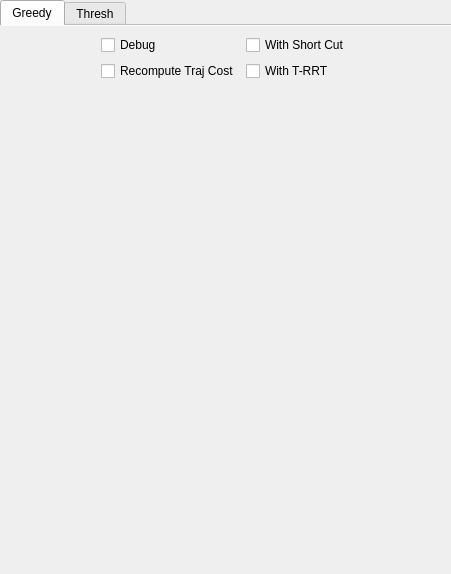
<?xml version="1.0" encoding="UTF-8"?>
<ui version="4.0">
 <class>UtilWidget</class>
 <widget class="QWidget" name="UtilWidget">
  <property name="geometry">
   <rect>
    <x>0</x>
    <y>0</y>
    <width>451</width>
    <height>574</height>
   </rect>
  </property>
  <property name="windowTitle">
   <string>Form</string>
  </property>
  <layout class="QVBoxLayout" name="verticalLayout">
   <property name="margin">
    <number>0</number>
   </property>
   <item>
    <widget class="QTabWidget" name="tabWidgetUtil">
     <property name="currentIndex">
      <number>0</number>
     </property>
     <property name="documentMode">
      <bool>true</bool>
     </property>
     <widget class="QWidget" name="tabGreedy">
      <attribute name="title">
       <string>Greedy</string>
      </attribute>
      <layout class="QVBoxLayout" name="verticalLayout_18">
       <item>
        <layout class="QGridLayout" name="gridLayout_6">
         <item row="0" column="1">
          <widget class="QCheckBox" name="checkBoxDebug">
           <property name="text">
            <string>Debug</string>
           </property>
          </widget>
         </item>
         <item row="1" column="1">
          <widget class="QCheckBox" name="checkBoxRecomputeTrajCost">
           <property name="text">
            <string>Recompute Traj Cost</string>
           </property>
          </widget>
         </item>
         <item row="0" column="2">
          <widget class="QCheckBox" name="checkBoxWithShortCut_2">
           <property name="text">
            <string>With Short Cut</string>
           </property>
          </widget>
         </item>
         <item row="1" column="2">
          <widget class="QCheckBox" name="checkBoxUseTRRT">
           <property name="text">
            <string>With T-RRT</string>
           </property>
          </widget>
         </item>
         <item row="1" column="0">
          <spacer name="horizontalSpacer_13">
           <property name="orientation">
            <enum>Qt::Horizontal</enum>
           </property>
           <property name="sizeHint" stdset="0">
            <size>
             <width>40</width>
             <height>20</height>
            </size>
           </property>
          </spacer>
         </item>
         <item row="1" column="3">
          <spacer name="horizontalSpacer_14">
           <property name="orientation">
            <enum>Qt::Horizontal</enum>
           </property>
           <property name="sizeHint" stdset="0">
            <size>
             <width>40</width>
             <height>20</height>
            </size>
           </property>
          </spacer>
         </item>
        </layout>
       </item>
       <item>
        <layout class="QVBoxLayout" name="greedyLayout"/>
       </item>
       <item>
        <spacer name="verticalSpacer_8">
         <property name="orientation">
          <enum>Qt::Vertical</enum>
         </property>
         <property name="sizeHint" stdset="0">
          <size>
           <width>20</width>
           <height>40</height>
          </size>
         </property>
        </spacer>
       </item>
      </layout>
     </widget>
     <widget class="QWidget" name="tabThreshold">
      <attribute name="title">
       <string>Thresh</string>
      </attribute>
      <layout class="QVBoxLayout" name="verticalLayout_3">
       <item>
        <widget class="QGroupBox" name="groupBoxThresholdPlanner">
         <property name="title">
          <string>Threshold</string>
         </property>
         <layout class="QVBoxLayout" name="verticalLayout_2">
          <item>
           <widget class="QCheckBox" name="checkBoxIsCostThreshold">
            <property name="text">
             <string>Thresh-RRT</string>
            </property>
           </widget>
          </item>
          <item>
           <widget class="QWidget" name="widgetThresh" native="true">
            <layout class="QGridLayout" name="gridLayout_2">
             <item row="0" column="1">
              <widget class="QDoubleSpinBox" name="doubleSpinBoxCostThresh"/>
             </item>
             <item row="0" column="2">
              <widget class="QSlider" name="horizontalSliderCostThresh">
               <property name="orientation">
                <enum>Qt::Horizontal</enum>
               </property>
              </widget>
             </item>
             <item row="0" column="0">
              <widget class="QLabel" name="label_2">
               <property name="text">
                <string>Seuil</string>
               </property>
              </widget>
             </item>
            </layout>
           </widget>
          </item>
          <item>
           <widget class="QWidget" name="widget_3" native="true">
            <layout class="QGridLayout" name="gridLayout_3">
             <item row="0" column="1">
              <widget class="QPushButton" name="pushButtonThresholdPlanner">
               <property name="text">
                <string>T-Planner</string>
               </property>
              </widget>
             </item>
             <item row="0" column="0">
              <spacer name="horizontalSpacer_6">
               <property name="orientation">
                <enum>Qt::Horizontal</enum>
               </property>
               <property name="sizeHint" stdset="0">
                <size>
                 <width>40</width>
                 <height>20</height>
                </size>
               </property>
              </spacer>
             </item>
            </layout>
           </widget>
          </item>
         </layout>
        </widget>
       </item>
       <item>
        <widget class="QGroupBox" name="groupBox">
         <property name="title">
          <string>Test Local path dist</string>
         </property>
         <layout class="QVBoxLayout" name="verticalLayout_5">
          <item>
           <widget class="QPushButton" name="pushButtonComputeRandomLP">
            <property name="text">
             <string>Compute Random Localpath</string>
            </property>
           </widget>
          </item>
         </layout>
        </widget>
       </item>
       <item>
        <spacer name="verticalSpacer">
         <property name="orientation">
          <enum>Qt::Vertical</enum>
         </property>
         <property name="sizeHint" stdset="0">
          <size>
           <width>20</width>
           <height>40</height>
          </size>
         </property>
        </spacer>
       </item>
      </layout>
     </widget>
    </widget>
   </item>
  </layout>
 </widget>
 <resources/>
 <connections/>
</ui>
